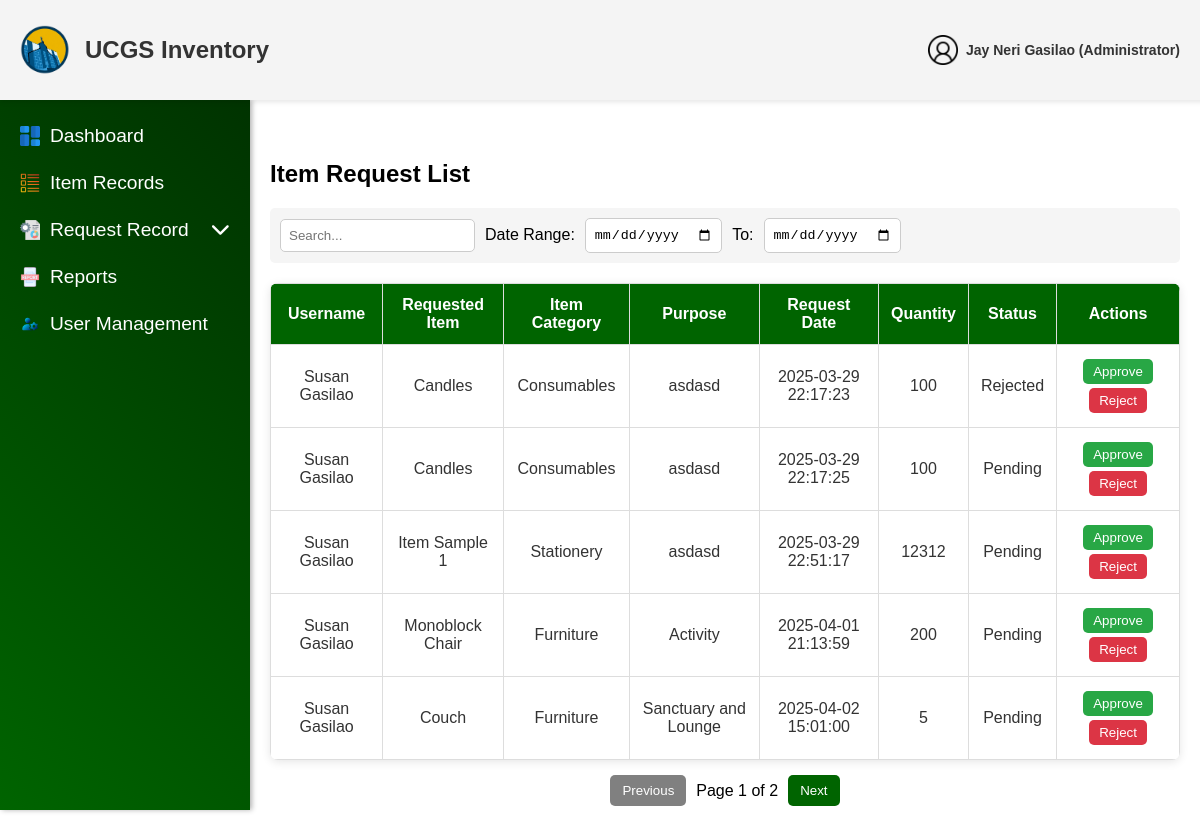
/admin/ItemRequest.php (signed in), run on the app's committed database.
### tables this page shows
CREATE TABLE `users` (
  `user_id` int(11) NOT NULL,
  `username` varchar(255) NOT NULL,
  `email` varchar(255) NOT NULL,
  `password` varchar(255) NOT NULL,
  `role` enum('User','Administrator') NOT NULL,
  `ministry` enum('UCM','CWA','CHOIR','PWT','CYF') NOT NULL,
  `status` enum('Active','Deactivated') NOT NULL DEFAULT 'Active',
  `created_at` datetime NOT NULL DEFAULT current_timestamp(),
  `updated_at` datetime DEFAULT NULL ON UPDATE current_timestamp(),
  `deactivation_end` datetime DEFAULT NULL
);

CREATE TABLE `new_item_requests` (
  `request_id` int(11) NOT NULL,
  `user_id` int(11) NOT NULL,
  `item_name` varchar(255) NOT NULL,
  `item_category` varchar(50) NOT NULL,
  `quantity` int(11) NOT NULL,
  `item_unit` varchar(50) NOT NULL,
  `purpose` text NOT NULL,
  `notes` text DEFAULT NULL,
  `status` enum('Pending','Approved','Rejected') NOT NULL DEFAULT 'Pending',
  `request_date` datetime NOT NULL DEFAULT current_timestamp(),
  `ministry` enum('UCM','CWA','CHOIR','PWT','CYF') NOT NULL
);

### admin/ItemRequest.php (the view, shortened to what this page needs)
<?php
include '../config/db_connection.php';
$currentAdminId = $_SESSION['user_id'];
$stmt = $conn->prepare("SELECT username, email FROM users WHERE user_id = ?");
$stmt->bind_param("i", $currentAdminId);
$stmt->execute();
$result = $stmt->get_result();
$currentAdmin = $result->fetch_assoc();
$accountName = $currentAdmin['username'] ?? 'User';
$accountRole = $_SESSION['role'];
$query = "SELECT r.request_id, u.username, r.item_name, r.item_category, r.purpose, r.request_date, r.quantity, r.status
          FROM new_item_requests r
          JOIN users u ON r.user_id = u.user_id";
$result = $conn->query($query);
?>
<!DOCTYPE html>
<html lang="en">
<head>
    <link rel="stylesheet" href="../css/Itmreqs.css">
    <link rel="stylesheet" href="https://cdnjs.cloudflare.com/ajax/libs/font-awesome/6.5.1/css/all.min.css">
</head>
<body>
<header class="header">
        <div class="header-content">
            <div class="left-side">
                <img src="../assets/img/Logo.png" alt="Logo" class="logo">
                <span class="website-name">UCGS Inventory</span>
            </div>
            <div class="right-side">
            <div class="user">
    <img src="../assets/img/users.png" alt="User" class="icon" id="userIcon">
    <span class="admin-text"><?php echo htmlspecialchars($accountName); ?> (<?php echo htmlspecialchars($accountRole); ?>)</span>
</div>
            </div>
        </div>
    </header>
    <aside class="sidebar">
    <ul>
        <li><a href="AdminDashboard.php"><img src="../assets/img/dashboards.png" alt="Dashboard Icon" class="sidebar-icon"> Dashboard</a></li>
        <li><a href="ItemRecords.php"><img src="../assets/img/list-items.png" alt="Items Icon" class="sidebar-icon">Item Records</i></a></li>
        <li class="dropdown">
            <a href="#" class="dropdown-btn">
                <img src="../assets/img/request-for-proposal.png" alt="Request Icon" class="sidebar-icon">
                <span class="text">Request Record</span>
                <i class="fa-solid fa-chevron-down arrow-icon"></i>
            </a>
        </li>
        <li><a href="Reports.php"><img src="../assets/img/reports.png" alt="Reports Icon" class="sidebar-icon"> Reports</a></li>
        <li><a href="UserManagement.php"><img src="../assets/img/user-management.png" alt="User Management Icon" class="sidebar-icon"> User Management</a></li>
    </ul>
</aside>
  <div class="main-content">
    <h2>Item Request List</h2>
    <table class="item-table">
    <div class="filter-container">
    <input type="text" id="search-box" placeholder="Search...">
    <label for="start-date">Date Range:</label>
    <input type="date" id="start-date">
    <label for="end-date">To:</label>
    <input type="date" id="end-date">
</div>
    <thead>
        <tr>
            <th>Username</th>
            <th>Requested Item</th>
            <th>Item Category</th>
            <th>Purpose</th>
            <th>Request Date</th>
            <th>Quantity</th>
            <th>Status</th>
            <th>Actions</th>
        </tr>
    </thead>
    <tbody>
        <?php while ($row = $result->fetch_assoc()): ?>
        <tr data-request-id="<?php echo $row['request_id']; ?>">
            <td><?php echo htmlspecialchars($row['username']); ?></td>
            <td><?php echo htmlspecialchars($row['item_name']); ?></td>
            <td><?php echo htmlspecialchars($row['item_category']); ?></td>
            <td><?php echo htmlspecialchars($row['purpose']); ?></td>
            <td><?php echo htmlspecialchars($row['request_date']); ?></td>
            <td><?php echo htmlspecialchars($row['quantity']); ?></td>
            <td class="status-cell"><?php echo htmlspecialchars($row['status']); ?></td>
            <td>
                <div class="action-buttons">
                    <button class="approve-btn" <?php echo $row['status'] !== 'Pending' ? 'disabled' : ''; ?>>Approve</button>
                    <button class="reject-btn" <?php echo $row['status'] !== 'Pending' ? 'disabled' : ''; ?>>Reject</button>
                </div>
            </td>
        </tr>
        <?php endwhile; ?>
    </tbody>
</table>
    <div class="pagination">
    <button onclick="prevPage()" id="prev-btn" style = "font-family:'Akrobat', sans-serif;">Previous</button>
    <span id="page-number" style = "font-family:'Akrobat', sans-serif;">Page 1</span>
    <button onclick="nextPage()" id="next-btn" style = "font-family:'Akrobat', sans-serif;">Next</button>
</div>
</div>
</body>
</html>

### css/Itmreqs.css (style rules this page uses)
body { margin: 0; font-family: 'Akrobat', sans-serif; }
.header { background-color: #f4f4f4; height: 100px; padding: 0 20px; box-shadow: 0 2px 5px rgba(0, 0, 0, 0.1); display: flex; align-items: center; position: fixed; top: 0; left: 0; width: 100%; z-index: 1000; }
.header-content { display: flex; justify-content: space-between; width: 100%; align-items: center; }
.main-content { margin-left: 250px; margin-top: 120px; padding: 20px; }
.left-side { display: flex; align-items: center; }
.logo { height: 50px; margin-right: 15px; }
.website-name { font-family: 'Akrobat', sans-serif; font-size: 1.5em; font-weight: bold; color: #333; }
.right-side { margin-right: 40px; display: flex; align-items: center; gap: 10px; }
.icon { height: 30px; margin-left: 20px; cursor: pointer; }
.sidebar { width: 250px; height: calc(100vh - 100px); background: linear-gradient(45deg, #006400, #003300); position: fixed; top: 100px; left: 0; display: flex; flex-direction: column; padding-top: 10px; box-shadow: 2px 0 5px rgba(0, 0, 0, 0.3); }
.sidebar ul { font-family: 'Akrobat', sans-serif; list-style: none; padding: 0px; margin: 0; }
.sidebar li { margin: 5px 0; }
.sidebar a, .dropdown-btn { font-family: 'Akrobat', sans-serif; text-decoration: none; color: rgb(255, 255, 255); font-size: 1.2em; padding: 10px 20px; display: flex; align-items: center; transition: background-color 0.3s ease, transform 0.2s ease-in-out; }
.sidebar a .text, .dropdown-btn .text { flex-grow: 1; text-align: left; }
.sidebar-icon { width: 20px; height: 20px; margin-right: 10px; transition: transform 0.2s ease-in-out; }
.dropdown-btn { display: flex; align-items: center; justify-content: space-between; cursor: pointer; }
.arrow-icon { margin-left: auto; transition: transform 0.3s ease; }
.filter-container { display: flex; align-items: center; gap: 10px; margin-bottom: 20px; padding: 10px; background-color: #f5f5f5; border-radius: 5px; }
.filter-container input[type="text"], .filter-container input[type="date"] { padding: 8px; border: 1px solid #ccc; border-radius: 5px; }
.user { position: relative; cursor: pointer; display: flex; align-items: center; gap: 8px; }
.user .icon { width: 30px; height: 30px; }
.admin-text { font-size: 14px; font-weight: bold; color: #333; }
.main-content h2 { font-family: 'Akrobat', sans-serif; }
.item-table { width: 100%; border-collapse: collapse; margin-top: 20px; background: #fff; box-shadow: 0 2px 10px rgba(0, 0, 0, 0.1); border-radius: 8px; overflow: hidden; }
.item-table th, .item-table td { padding: 12px; border: 1px solid #ddd; text-align: center; }
.item-table thead { background: #006400; color: white; font-weight: bold; }
.item-table tbody td { color: #333; }
.approve-btn { background-color: #28a745; color: white; padding: 5px 10px; border: none; border-radius: 5px; cursor: pointer; margin: 2px; }
.reject-btn { background-color: #dc3545; color: white; padding: 5px 10px; border: none; border-radius: 5px; cursor: pointer; margin: 2px; }
.pagination { display: flex; justify-content: center; align-items: center; margin-top: 15px; gap: 10px; }
.pagination button { padding: 8px 12px; border: none; background-color: #006400; color: white; cursor: pointer; border-radius: 5px; }
.pagination button:disabled { background-color: gray; cursor: not-allowed; }

### data on the page
users: username "Jay Neri Gasilao"
new_item_requests: user.username "Susan Gasilao", item_name "Candles", item_category "Consumables", purpose "asdasd", request_date "2025-03-29 22:17:23", quantity "100", status "Rejected"
new_item_requests: user.username "Susan Gasilao", item_name "Candles", item_category "Consumables", purpose "asdasd", request_date "2025-03-29 22:17:25", quantity "100", status "Pending"
new_item_requests: user.username "Susan Gasilao", item_name "Item Sample 1", item_category "Stationery", purpose "asdasd", request_date "2025-03-29 22:51:17", quantity "12312", status "Pending"
new_item_requests: user.username "Susan Gasilao", item_name "Monoblock Chair", item_category "Furniture", purpose "Activity", request_date "2025-04-01 21:13:59", quantity "200", status "Pending"
new_item_requests: user.username "Susan Gasilao", item_name "Couch", item_category "Furniture", purpose "Sanctuary and Lounge", request_date "2025-04-02 15:01:00", quantity "5", status "Pending"

### other printed values
$accountRole "Administrator"
